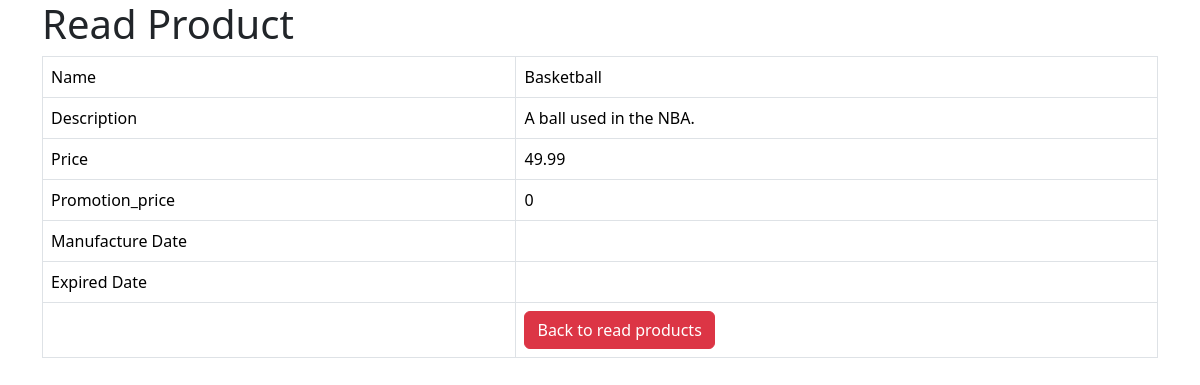
Before: /product_details.php?id=1 with the older database file.
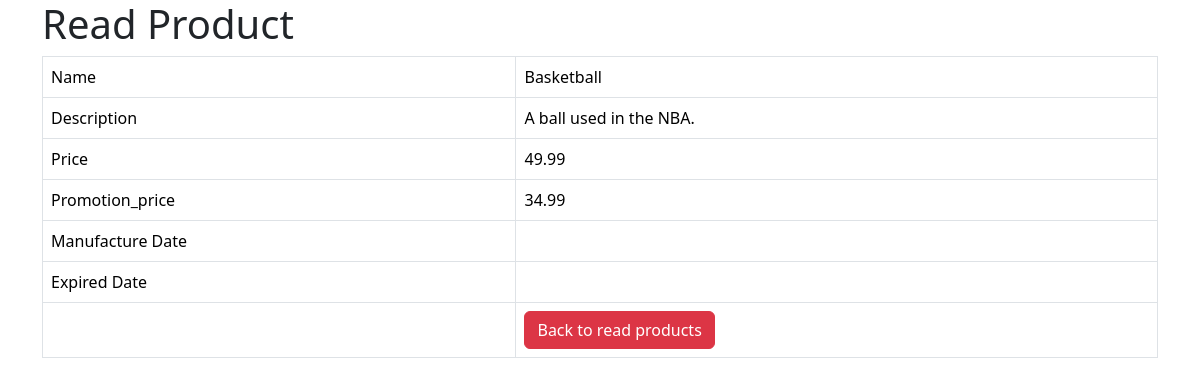
After: the same page with the newer database file.
### tables this page shows
CREATE TABLE IF NOT EXISTS `products` (
  `id` int NOT NULL AUTO_INCREMENT,
  `name` varchar(128) NOT NULL,
  `description` text NOT NULL,
  `product_cat` int NOT NULL,
  `manufacture_date` text NOT NULL,
  `expired_date` text NOT NULL,
  `price` double NOT NULL,
  `promotion_price` double NOT NULL,
  `created` datetime NOT NULL,
  `modified` timestamp NOT NULL DEFAULT CURRENT_TIMESTAMP ON UPDATE CURRENT_TIMESTAMP,
  PRIMARY KEY (`id`)
);

### product_details.php (the view, shortened to what this page needs)
<!DOCTYPE HTML>
<html>
<head>
    <link href="https://cdn.jsdelivr.net/npm/bootstrap@5.3.3/dist/css/bootstrap.min.css" rel="stylesheet">
</head>
<body>
    <div class="container">
        <div class="page-header">
            <h1>Read Product</h1>
        </div>
        <?php
        $id = isset($_GET['id']) ? $_GET['id'] : die('ERROR: Record ID not found.');
        include 'config/database.php';
        try {
            $query = "SELECT id, name, description, price, promotion_price, manufacture_date, expired_date FROM products WHERE id = ? LIMIT 0,1";
            $stmt = $con->prepare($query);
            $stmt->bindParam(1, $id);
            $stmt->execute();
            $row = $stmt->fetch(PDO::FETCH_ASSOC);
            $name = $row['name'];
            $description = $row['description'];
            $price = $row['price'];
            $promotion_price = $row['promotion_price'];
            $manufacture_date = $row['manufacture_date'];
            $expired_date = $row['expired_date'];
        }
        catch (PDOException $exception) {
            die('ERROR: ' . $exception->getMessage());
        }
        ?>
        <table class='table table-hover table-responsive table-bordered'>
            <tr>
                <td>Name</td>
                <td><?php echo $name;  ?></td>
            </tr>
            <tr>
                <td>Description</td>
                <td><?php echo $description;  ?></td>
            </tr>
            <tr>
                <td>Price</td>
                <td><?php echo $price;  ?></td>
            </tr>
            <tr>
                <td>Promotion_price</td>
                <td><?php echo $promotion_price;  ?></td>
            </tr>
            <tr>
                <td>Manufacture Date</td>
                <td><?php echo $manufacture_date;  ?></td>
            </tr>
            <tr>
                <td>Expired Date</td>
                <td><?php echo $expired_date;  ?></td>
            </tr>
            <tr>
                <td></td>
                <td>
                    <a href='product_listing.php' class='btn btn-danger'>Back to read products</a>
                </td>
            </tr>
        </table>
    </div>
</body>
</html>

Changed rows visible on the page:
changed products "Basketball": promotion_price "0" → "34.99"
